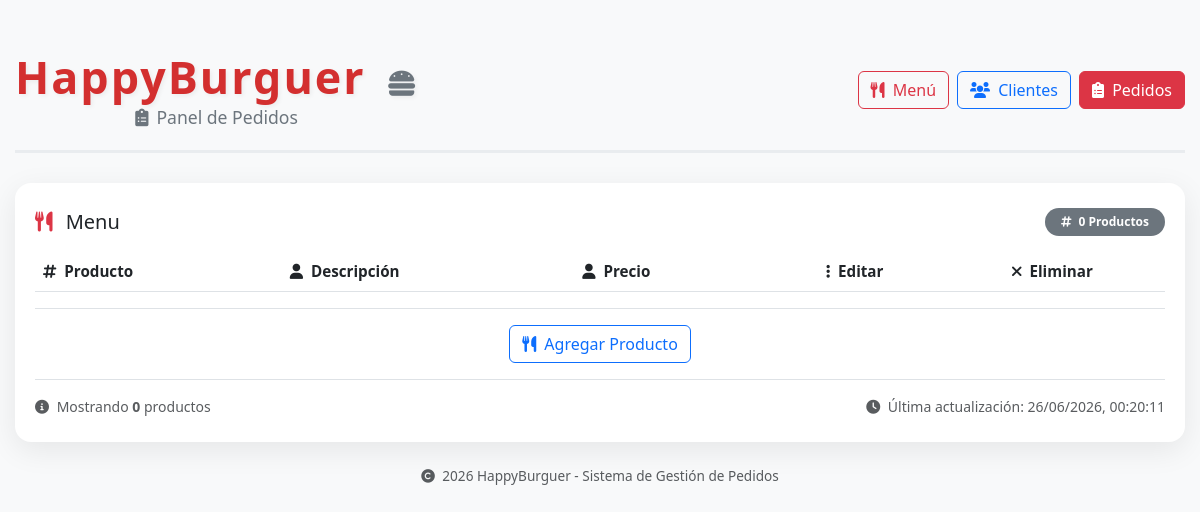
Before: /menu with the older database file.
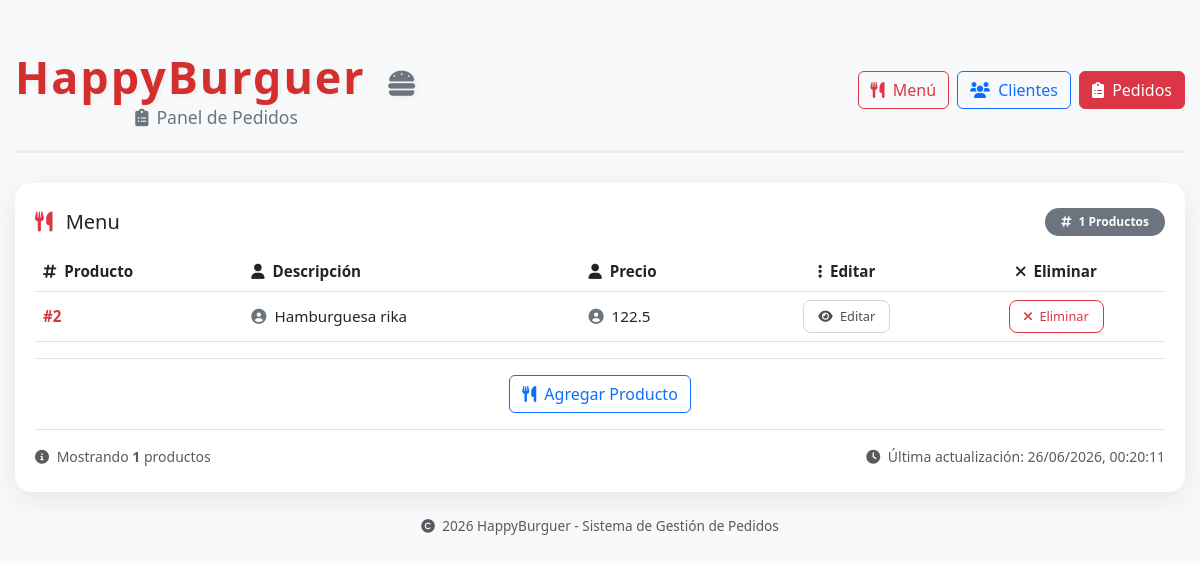
After: the same page with the newer database file.
### tables this page shows
CREATE TABLE Menu (
                                clave INTEGER PRIMARY KEY AUTOINCREMENT NOT NULL,
                                nombre varchar(200) Not Null,
                                precio decimal(10,2) Not Null);

### routes/menu.py (the view)
@menu_bp.route("/menu")
def listar_menu():
    menu = menu_model.obtener()
    return render_template("menu.html", menu=menu)

### db/db.py (called while the page is built)
    def getConnection(self):
        conn = sqlite3.connect(self.nombreDb)
        conn.execute("PRAGMA foreign_keys = ON")
        return conn

### models/menu.py (called while the page is built)
    def obtener(self):
        with self.db.getConnection() as conn:
            return conn.execute("Select * From Menu").fetchall()

### templates/menu.html
{% extends 'layout.html' %}
{% block contenido %}
    <div class="menu-card">
            <div class="d-flex justify-content-between align-items-center mb-3 flex-wrap">
                <h5 class="mb-0">
                    <i class="fas fa-utensils me-2 text-danger"></i>
                    Menu
                </h5>
                <span class="badge bg-secondary rounded-pill px-3 py-2">
                    <i class="fas fa-hashtag me-1"></i> {{ menu|length }} Productos
                </span>
            </div>
            <div class="table-responsive">
                <table class="table table-menu table-hover align-middle">
                    <thead>
                        <tr>
                            <th><i class="fas fa-hashtag me-1"></i> Producto</th>
                            <th><i class="fas fa-user me-1"></i> Descripción</th>
                            <th><i class="fas fa-user me-1"></i> Precio</th>
                            <th class="text-center"><i class="fas fa-ellipsis-v me-1"></i> Editar</th>
                            <th class="text-center"><i class="fas fa-times me-1"></i> Eliminar</th>
                        </tr>
                    </thead>
                    <tbody>
                        {% for m in menu %}
                            <tr>
                                <td><span class="fw-bold text-danger">#{{ m[0] }}</span></td>
                                <td><i class="fas fa-user-circle me-2 text-secondary"></i>{{ m[1] }}</td>
                                <td><i class="fas fa-user-circle me-2 text-secondary"></i>{{ m[2] }}</td>
                                <td class="text-center">
                                    <a href="{{url_for('menu.agrega_edita_menu', menu_id=m[0])}}">
                                        <button class="btn-detalle" title="Editar producto">
                                            <i class="fas fa-eye me-1"></i> Editar
                                        </button>
                                    </a>
                                </td>
                                <td class="text-center">
                                    <form action="{{ url_for('menu.elimina_menu', menu_id=m[0]) }}" method="POST" style="display:inline;">
                                        <button class="btn-cancelar" type="submit" title="Eliminar producto">
                                            <i class="fas fa-times me-1"></i> Eliminar
                                        </button>
                                    </form>
                                </td>
                            </tr>
                        {% endfor %}
                    </tbody>
                </table>
            </div>
            <div class="d-flex justify-content-center align-items-center mt-3 pt-3 border-top flex-wrap">
                <a href="{{url_for('menu.agrega_edita_menu', menu_id=0)}}">
                    <button class="btn btn-outline-primary" id="btnMenu">
                        <i class="fas fa-utensils me-1"></i> Agregar Producto
                    </button>
                </a>
            </div>
            <div class="d-flex justify-content-between align-items-center mt-3 pt-3 border-top flex-wrap">
                <small class="text-muted">
                    <i class="fas fa-info-circle me-1"></i>
                    Mostrando <strong>{{ menu|length }}</strong> productos
                </small>
                <small class="text-muted">
                    <i class="fas fa-clock me-1"></i>
                    Última actualización: <span id="hora-actual"></span>
                </small>
            </div>
        </div>
{% endblock %}

Changed rows visible on the page:
added Menu: clave "2", nombre "Hamburguesa rika", precio "122.5"
Other visible differences:
{{ menu|length }}: "0" → "1"
